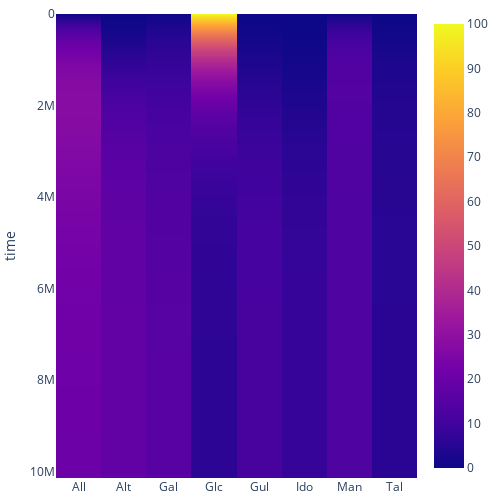

The cell this chart's notebook holds for it:
### Code cell
fig = px.imshow(concentrations_df)
fig.update_layout(
    margin = dict(t=5,r=5,b=5,l=5),
    showlegend = False,
    height = 500,
    width = 500,
    autosize = False )
fig.show()

### Figure 1 — Plotly figure (JSON) as saved in the notebook; plotly's stock layout.template omitted (floating-point values rounded to 4 significant figures; data arrays with more than 128 entries replaced by an {"elided": "..."} marker saying what was removed)
{"data": [{"coloraxis": "coloraxis", "hovertemplate": "x: %{x}<br>time: %{y}<br>color: %{z}<extra></extra>", "name": "0", "type": "heatmap", "x": ["All", "Alt", "Gal", "Glc", "Gul", "Ido", "Man", "Tal"], "xaxis": "x", "y": {"elided": "500 float values"}, "yaxis": "y", "z": {"elided": "500x8 float values"}}], "layout": {"autosize": false, "coloraxis": {"colorscale": [[0, "#0d0887"], [0.1111, "#46039f"], [0.2222, "#7201a8"], [0.3333, "#9c179e"], [0.4444, "#bd3786"], [0.5556, "#d8576b"], [0.6667, "#ed7953"], [0.7778, "#fb9f3a"], [0.8889, "#fdca26"], [1, "#f0f921"]]}, "height": 500, "margin": {"b": 5, "l": 5, "r": 5, "t": 5}, "showlegend": false, "width": 500, "xaxis": {"anchor": "y", "autorange": true, "constrain": "domain", "domain": [0, 1], "range": [-0.5, 7.5], "scaleanchor": "y", "type": "category"}, "yaxis": {"anchor": "x", "autorange": true, "constrain": "domain", "domain": [0, 1], "range": [10140000.0, 9.86], "title": {"text": "time"}, "type": "linear"}}}
